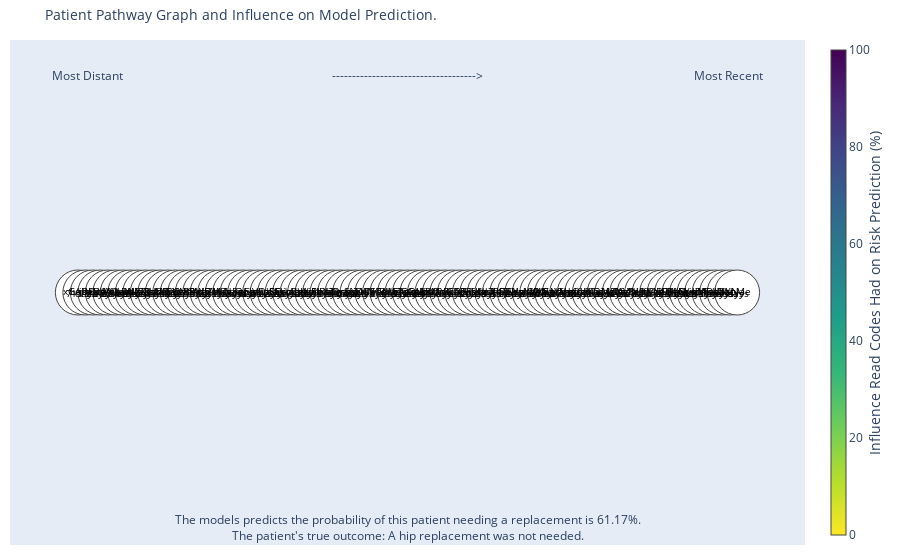

The code cell stored with this chart in its notebook:
### Code cell
ga.plot_edge_act_plotly(edge_pos_df, pos_df, read_code_pos_df, years_in_advance, logits, outcome, filename='edge_activation_graph')

### Figure 1 — Plotly figure (JSON) as saved in the notebook; plotly's stock layout.template omitted (floating-point values rounded to 4 significant figures)
{"data": [{"hoverinfo": "none", "line": {"color": "#f8e621", "width": 8}, "mode": "lines", "type": "scatter", "x": [0, 1, null], "y": [0, 0, null]}, {"hoverinfo": "none", "line": {"color": "#efe51c", "width": 8}, "mode": "lines", "type": "scatter", "x": [1, 2, null], "y": [0, 0, null]}, {"hoverinfo": "none", "line": {"color": "#fde725", "width": 8}, "mode": "lines", "type": "scatter", "x": [2, 3, null], "y": [0, 0, null]}, {"hoverinfo": "none", "line": {"color": "#fde725", "width": 8}, "mode": "lines", "type": "scatter", "x": [3, 4, null], "y": [0, 0, null]}, {"hoverinfo": "none", "line": {"color": "#dfe318", "width": 8}, "mode": "lines", "type": "scatter", "x": [4, 5, null], "y": [0, 0, null]}, {"hoverinfo": "none", "line": {"color": "#fde725", "width": 8}, "mode": "lines", "type": "scatter", "x": [5, 6, null], "y": [0, 0, null]}, {"hoverinfo": "none", "line": {"color": "#f6e620", "width": 8}, "mode": "lines", "type": "scatter", "x": [6, 7, null], "y": [0, 0, null]}, {"hoverinfo": "none", "line": {"color": "#fde725", "width": 8}, "mode": "lines", "type": "scatter", "x": [7, 8, null], "y": [0, 0, null]}, {"hoverinfo": "none", "line": {"color": "#fde725", "width": 8}, "mode": "lines", "type": "scatter", "x": [8, 9, null], "y": [0, 0, null]}, {"hoverinfo": "none", "line": {"color": "#fde725", "width": 8}, "mode": "lines", "type": "scatter", "x": [9, 10, null], "y": [0, 0, null]}, {"hoverinfo": "none", "line": {"color": "#ece51b", "width": 8}, "mode": "lines", "type": "scatter", "x": [10, 11, null], "y": [0, 0, null]}, {"hoverinfo": "none", "line": {"color": "#fde725", "width": 8}, "mode": "lines", "type": "scatter", "x": [11, 12, null], "y": [0, 0, null]}, {"hoverinfo": "none", "line": {"color": "#fde725", "width": 8}, "mode": "lines", "type": "scatter", "x": [12, 13, null], "y": [0, 0, null]}, {"hoverinfo": "none", "line": {"color": "#fde725", "width": 8}, "mode": "lines", "type": "scatter", "x": [13, 14, null], "y": [0, 0, null]}, {"hoverinfo": "none", "line": {"color": "#e5e419", "width": 8}, "mode": "lines", "type": "scatter", "x": [14, 15, null], "y": [0, 0, null]}, {"hoverinfo": "none", "line": {"color": "#fde725", "width": 8}, "mode": "lines", "type": "scatter", "x": [15, 16, null], "y": [0, 0, null]}, {"hoverinfo": "none", "line": {"color": "#fde725", "width": 8}, "mode": "lines", "type": "scatter", "x": [16, 17, null], "y": [0, 0, null]}, {"hoverinfo": "none", "line": {"color": "#d2e21b", "width": 8}, "mode": "lines", "type": "scatter", "x": [17, 18, null], "y": [0, 0, null]}, {"hoverinfo": "none", "line": {"color": "#fde725", "width": 8}, "mode": "lines", "type": "scatter", "x": [18, 19, null], "y": [0, 0, null]}, {"hoverinfo": "none", "line": {"color": "#fde725", "width": 8}, "mode": "lines", "type": "scatter", "x": [19, 20, null], "y": [0, 0, null]}, {"hoverinfo": "none", "line": {"color": "#fde725", "width": 8}, "mode": "lines", "type": "scatter", "x": [20, 21, null], "y": [0, 0, null]}, {"hoverinfo": "none", "line": {"color": "#fde725", "width": 8}, "mode": "lines", "type": "scatter", "x": [21, 22, null], "y": [0, 0, null]}, {"hoverinfo": "none", "line": {"color": "#fde725", "width": 8}, "mode": "lines", "type": "scatter", "x": [22, 23, null], "y": [0, 0, null]}, {"hoverinfo": "none", "line": {"color": "#fde725", "width": 8}, "mode": "lines", "type": "scatter", "x": [23, 24, null], "y": [0, 0, null]}, {"hoverinfo": "none", "line": {"color": "#fde725", "width": 8}, "mode": "lines", "type": "scatter", "x": [24, 25, null], "y": [0, 0, null]}, {"hoverinfo": "none", "line": {"color": "#ece51b", "width": 8}, "mode": "lines", "type": "scatter", "x": [25, 26, null], "y": [0, 0, null]}, {"hoverinfo": "none", "line": {"color": "#fde725", "width": 8}, "mode": "lines", "type": "scatter", "x": [26, 27, null], "y": [0, 0, null]}, {"hoverinfo": "none", "line": {"color": "#fde725", "width": 8}, "mode": "lines", "type": "scatter", "x": [27, 28, null], "y": [0, 0, null]}, {"hoverinfo": "none", "line": {"color": "#ece51b", "width": 8}, "mode": "lines", "type": "scatter", "x": [28, 29, null], "y": [0, 0, null]}, {"hoverinfo": "none", "line": {"color": "#e5e419", "width": 8}, "mode": "lines", "type": "scatter", "x": [29, 30, null], "y": [0, 0, null]}, {"hoverinfo": "none", "line": {"color": "#fde725", "width": 8}, "mode": "lines", "type": "scatter", "x": [30, 31, null], "y": [0, 0, null]}, {"hoverinfo": "none", "line": {"color": "#ece51b", "width": 8}, "mode": "lines", "type": "scatter", "x": [31, 32, null], "y": [0, 0, null]}, {"hoverinfo": "none", "line": {"color": "#fde725", "width": 8}, "mode": "lines", "type": "scatter", "x": [32, 33, null], "y": [0, 0, null]}, {"hoverinfo": "none", "line": {"color": "#fbe723", "width": 8}, "mode": "lines", "type": "scatter", "x": [33, 34, null], "y": [0, 0, null]}, {"hoverinfo": "none", "line": {"color": "#f4e61e", "width": 8}, "mode": "lines", "type": "scatter", "x": [34, 35, null], "y": [0, 0, null]}, {"hoverinfo": "none", "line": {"color": "#fde725", "width": 8}, "mode": "lines", "type": "scatter", "x": [35, 36, null], "y": [0, 0, null]}, {"hoverinfo": "none", "line": {"color": "#fde725", "width": 8}, "mode": "lines", "type": "scatter", "x": [36, 37, null], "y": [0, 0, null]}, {"hoverinfo": "none", "line": {"color": "#fde725", "width": 8}, "mode": "lines", "type": "scatter", "x": [37, 38, null], "y": [0, 0, null]}, {"hoverinfo": "none", "line": {"color": "#fde725", "width": 8}, "mode": "lines", "type": "scatter", "x": [38, 39, null], "y": [0, 0, null]}, {"hoverinfo": "none", "line": {"color": "#dde318", "width": 8}, "mode": "lines", "type": "scatter", "x": [39, 40, null], "y": [0, 0, null]}, {"hoverinfo": "none", "line": {"color": "#e5e419", "width": 8}, "mode": "lines", "type": "scatter", "x": [40, 41, null], "y": [0, 0, null]}, {"hoverinfo": "none", "line": {"color": "#bade28", "width": 8}, "mode": "lines", "type": "scatter", "x": [41, 42, null], "y": [0, 0, null]}, {"hoverinfo": "none", "line": {"color": "#fde725", "width": 8}, "mode": "lines", "type": "scatter", "x": [42, 43, null], "y": [0, 0, null]}, {"hoverinfo": "none", "line": {"color": "#fde725", "width": 8}, "mode": "lines", "type": "scatter", "x": [43, 44, null], "y": [0, 0, null]}, {"hoverinfo": "none", "line": {"color": "#fde725", "width": 8}, "mode": "lines", "type": "scatter", "x": [44, 45, null], "y": [0, 0, null]}, {"hoverinfo": "none", "line": {"color": "#fde725", "width": 8}, "mode": "lines", "type": "scatter", "x": [45, 46, null], "y": [0, 0, null]}, {"hoverinfo": "none", "line": {"color": "#fde725", "width": 8}, "mode": "lines", "type": "scatter", "x": [46, 47, null], "y": [0, 0, null]}, {"hoverinfo": "none", "line": {"color": "#fde725", "width": 8}, "mode": "lines", "type": "scatter", "x": [47, 48, null], "y": [0, 0, null]}, {"hoverinfo": "none", "line": {"color": "#fde725", "width": 8}, "mode": "lines", "type": "scatter", "x": [48, 49, null], "y": [0, 0, null]}, {"hoverinfo": "none", "line": {"color": "#f8e621", "width": 8}, "mode": "lines", "type": "scatter", "x": [49, 50, null], "y": [0, 0, null]}, {"hoverinfo": "none", "line": {"color": "#d2e21b", "width": 8}, "mode": "lines", "type": "scatter", "x": [50, 51, null], "y": [0, 0, null]}, {"hoverinfo": "none", "line": {"color": "#fde725", "width": 8}, "mode": "lines", "type": "scatter", "x": [51, 52, null], "y": [0, 0, null]}, {"hoverinfo": "none", "line": {"color": "#fde725", "width": 8}, "mode": "lines", "type": "scatter", "x": [52, 53, null], "y": [0, 0, null]}, {"hoverinfo": "none", "line": {"color": "#fde725", "width": 8}, "mode": "lines", "type": "scatter", "x": [53, 54, null], "y": [0, 0, null]}, {"hoverinfo": "none", "line": {"color": "#fde725", "width": 8}, "mode": "lines", "type": "scatter", "x": [54, 55, null], "y": [0, 0, null]}, {"hoverinfo": "none", "line": {"color": "#fde725", "width": 8}, "mode": "lines", "type": "scatter", "x": [55, 56, null], "y": [0, 0, null]}, {"hoverinfo": "none", "line": {"color": "#fde725", "width": 8}, "mode": "lines", "type": "scatter", "x": [56, 57, null], "y": [0, 0, null]}, {"hoverinfo": "none", "line": {"color": "#fde725", "width": 8}, "mode": "lines", "type": "scatter", "x": [57, 58, null], "y": [0, 0, null]}, {"hoverinfo": "none", "line": {"color": "#dde318", "width": 8}, "mode": "lines", "type": "scatter", "x": [58, 59, null], "y": [0, 0, null]}, {"hoverinfo": "none", "line": {"color": "#fde725", "width": 8}, "mode": "lines", "type": "scatter", "x": [59, 60, null], "y": [0, 0, null]}, {"hoverinfo": "none", "line": {"color": "#f6e620", "width": 8}, "mode": "lines", "type": "scatter", "x": [60, 61, null], "y": [0, 0, null]}, {"hoverinfo": "none", "line": {"color": "#fde725", "width": 8}, "mode": "lines", "type": "scatter", "x": [61, 62, null], "y": [0, 0, null]}, {"hoverinfo": "none", "line": {"color": "#fde725", "width": 8}, "mode": "lines", "type": "scatter", "x": [62, 63, null], "y": [0, 0, null]}, {"hoverinfo": "none", "line": {"color": "#f6e620", "width": 8}, "mode": "lines", "type": "scatter", "x": [63, 64, null], "y": [0, 0, null]}, {"hoverinfo": "none", "line": {"color": "#fde725", "width": 8}, "mode": "lines", "type": "scatter", "x": [64, 65, null], "y": [0, 0, null]}, {"hoverinfo": "none", "line": {"color": "#fde725", "width": 8}, "mode": "lines", "type": "scatter", "x": [65, 66, null], "y": [0, 0, null]}, {"hoverinfo": "none", "line": {"color": "#fde725", "width": 8}, "mode": "lines", "type": "scatter", "x": [66, 67, null], "y": [0, 0, null]}, {"hoverinfo": "none", "line": {"color": "#fde725", "width": 8}, "mode": "lines", "type": "scatter", "x": [67, 68, null], "y": [0, 0, null]}, {"hoverinfo": "none", "line": {"color": "#fde725", "width": 8}, "mode": "lines", "type": "scatter", "x": [68, 69, null], "y": [0, 0, null]}, {"hoverinfo": "none", "line": {"color": "#fde725", "width": 8}, "mode": "lines", "type": "scatter", "x": [69, 70, null], "y": [0, 0, null]}, {"hoverinfo": "none", "line": {"color": "#fde725", "width": 8}, "mode": "lines", "type": "scatter", "x": [70, 71, null], "y": [0, 0, null]}, {"hoverinfo": "none", "line": {"color": "#f8e621", "width": 8}, "mode": "lines", "type": "scatter", "x": [71, 72, null], "y": [0, 0, null]}, {"hoverinfo": "none", "line": {"color": "#fde725", "width": 8}, "mode": "lines", "type": "scatter", "x": [72, 73, null], "y": [0, 0, null]}, {"hoverinfo": "none", "line": {"color": "#e2e418", "width": 8}, "mode": "lines", "type": "scatter", "x": [73, 74, null], "y": [0, 0, null]}, {"hoverinfo": "none", "line": {"color": "#fde725", "width": 8}, "mode": "lines", "type": "scatter", "x": [74, 75, null], "y": [0, 0, null]}, {"hoverinfo": "none", "line": {"color": "#fde725", "width": 8}, "mode": "lines", "type": "scatter", "x": [75, 76, null], "y": [0, 0, null]}, {"hoverinfo": "none", "line": {"color": "#cae11f", "width": 8}, "mode": "lines", "type": "scatter", "x": [76, 77, null], "y": [0, 0, null]}, {"hoverinfo": "none", "line": {"color": "#fde725", "width": 8}, "mode": "lines", "type": "scatter", "x": [77, 78, null], "y": [0, 0, null]}, {"hoverinfo": "none", "line": {"color": "#d8e219", "width": 8}, "mode": "lines", "type": "scatter", "x": [78, 79, null], "y": [0, 0, null]}, {"hoverinfo": "none", "line": {"color": "#fde725", "width": 8}, "mode": "lines", "type": "scatter", "x": [79, 80, null], "y": [0, 0, null]}, {"hoverinfo": "none", "line": {"color": "#fde725", "width": 8}, "mode": "lines", "type": "scatter", "x": [80, 81, null], "y": [0, 0, null]}, {"hoverinfo": "none", "line": {"color": "#fbe723", "width": 8}, "mode": "lines", "type": "scatter", "x": [81, 82, null], "y": [0, 0, null]}, {"hoverinfo": "none", "line": {"color": "#fde725", "width": 8}, "mode": "lines", "type": "scatter", "x": [82, 83, null], "y": [0, 0, null]}, {"hoverinfo": "none", "line": {"color": "#f6e620", "width": 8}, "mode": "lines", "type": "scatter", "x": [83, 84, null], "y": [0, 0, null]}, {"hoverinfo": "none", "line": {"color": "#fde725", "width": 8}, "mode": "lines", "type": "scatter", "x": [84, 85, null], "y": [0, 0, null]}, {"hoverinfo": "none", "line": {"color": "#fde725", "width": 8}, "mode": "lines", "type": "scatter", "x": [85, 86, null], "y": [0, 0, null]}, {"hoverinfo": "none", "line": {"color": "#fde725", "width": 8}, "mode": "lines", "type": "scatter", "x": [86, 87, null], "y": [0, 0, null]}, {"hoverinfo": "none", "line": {"color": "#fbe723", "width": 8}, "mode": "lines", "type": "scatter", "x": [87, 88, null], "y": [0, 0, null]}, {"hoverinfo": "text", "hovertext": ["302 ReadCode descript here", "421 ReadCode descript here", "149 ReadCode descript here", "337 ReadCode descript here", "202 ReadCode descript here", "317 ReadCode descript here", "246 ReadCode descript here", "275 ReadCode descript here", "53 ReadCode descript here", "250 ReadCode descript here", "143 ReadCode descript here", "464 ReadCode descript here", "301 ReadCode descript here", "272 ReadCode descript here", "320 ReadCode descript here", "482 ReadCode descript here", "156 ReadCode descript here", "136 ReadCode descript here", "324 ReadCode descript here", "378 ReadCode descript here", "508 ReadCode descript here", "nan", "97 ReadCode descript here", "392 ReadCode descript here", "385 ReadCode descript here", "226 ReadCode descript here", "396 ReadCode descript here", "391 ReadCode descript here", "180 ReadCode descript here", "77 ReadCode descript here", "368 ReadCode descript here", "61 ReadCode descript here", "159 ReadCode descript here", "263 ReadCode descript here", "434 ReadCode descript here", "58 ReadCode descript here", "494 ReadCode descript here", "391 ReadCode descript here", "124 ReadCode descript here", "320 ReadCode descript here", "231 ReadCode descript here", "376 ReadCode descript here", "233 ReadCode descript here", "474 ReadCode descript here", "415 ReadCode descript here", "307 ReadCode descript here", "331 ReadCode descript here", "254 ReadCode descript here", "304 ReadCode descript here", "121 ReadCode descript here", "224 ReadCode descript here", "364 ReadCode descript here", "373 ReadCode descript here", "318 ReadCode descript here", "100 ReadCode descript here", "437 ReadCode descript here", "485 ReadCode descript here", "464 ReadCode descript here", "256 ReadCode descript here", "28 ReadCode descript here", "162 ReadCode descript here", "437 ReadCode descript here", "303 ReadCode descript here", "28 ReadCode descript here", "401 ReadCode descript here", "165 ReadCode descript here", "415 ReadCode descript here", "150 ReadCode descript here", "195 ReadCode descript here", "228 ReadCode descript here", "16 ReadCode descript here", "124 ReadCode descript here", "370 ReadCode descript here", "123 ReadCode descript here", "352 ReadCode descript here", "258 ReadCode descript here", "281 ReadCode descript here", "8 ReadCode descript here", "282 ReadCode descript here", "269 ReadCode descript here", "27 ReadCode descript here", "158 ReadCode descript here", "110 ReadCode descript here", "487 ReadCode descript here", "300 ReadCode descript here", "317 ReadCode descript here", "443 ReadCode descript here", "48 ReadCode descript here", "458 ReadCode descript here"], "marker": {"cmax": 100, "cmin": 0, "color": "white", "colorbar": {"thickness": 15, "title": {"side": "right", "text": "Influence Read Codes Had on Risk Prediction (%)"}, "xanchor": "left"}, "colorscale": [[0, "#440154"], [0.1111, "#482878"], [0.2222, "#3e4989"], [0.3333, "#31688e"], [0.4444, "#26828e"], [0.5556, "#1f9e89"], [0.6667, "#35b779"], [0.7778, "#6ece58"], [0.8889, "#b5de2b"], [1, "#fde725"]], "line": {"width": 1}, "reversescale": true, "showscale": true, "size": 45}, "mode": "markers+text", "text": ["xGADL", "LopeD", "jhEoq", "UNAVj", "oiAlo", "WoLdx", "VABtL", "LaWPZ", "coXKt", "WaZbN", "ZRdcV", "hCiSv", "kIRvO", "cBYzB", "THNCA", "wXRys", "tVcIF", "fIWOM", "rgZWT", "luygc", "hvNFe", "nan", "eQbis", "iyxnl", "FlVOh", "uHuRE", "LpFCU", "Slpjn", "fwoEy", "crUbY", "abKxE", "ggiRL", "kymuj", "lIRhH", "pXTwz", "odmbV", "Qrusw", "Slpjn", "jjWTy", "THNCA", "LlHBH", "ETaUp", "pUVZQ", "cETiG", "orgQU", "ApmRP", "kAvxY", "aAXMY", "jnQdK", "xCaCG", "rEcAF", "GsQFI", "TcHeL", "Bisdk", "SKrlZ", "hoXIj", "riPSv", "hCiSv", "PEIzp", "PWaYV", "HnlQm", "hoXIj", "UYfiz", "PWaYV", "GprNy", "NTner", "orgQU", "hlfcq", "joHTv", "iklia", "YQMzI", "jjWTy", "yjfAV", "OfySx", "XeNHd", "YggfK", "NPwNl", "bCner", "jABDN", "pEBLG", "Bijnp", "JVMwZ", "BYyhk", "jIcrE", "uMpkD", "WoLdx", "DdXXN", "UIobM", "Acyae"], "textfont": {"color": "black", "size": 10}, "textposition": "middle center", "type": "scatter", "x": [0, 1, 2, 3, 4, 5, 6, 7, 8, 9, 10, 11, 12, 13, 14, 15, 16, 17, 18, 19, 20, 21, 22, 23, 24, 25, 26, 27, 28, 29, 30, 31, 32, 33, 34, 35, 36, 37, 38, 39, 40, 41, 42, 43, 44, 45, 46, 47, 48, 49, 50, 51, 52, 53, 54, 55, 56, 57, 58, 59, 60, 61, 62, 63, 64, 65, 66, 67, 68, 69, 70, 71, 72, 73, 74, 75, 76, 77, 78, 79, 80, 81, 82, 83, 84, 85, 86, 87, 88], "y": [0, 0, 0, 0, 0, 0, 0, 0, 0, 0, 0, 0, 0, 0, 0, 0, 0, 0, 0, 0, 0, 0, 0, 0, 0, 0, 0, 0, 0, 0, 0, 0, 0, 0, 0, 0, 0, 0, 0, 0, 0, 0, 0, 0, 0, 0, 0, 0, 0, 0, 0, 0, 0, 0, 0, 0, 0, 0, 0, 0, 0, 0, 0, 0, 0, 0, 0, 0, 0, 0, 0, 0, 0, 0, 0, 0, 0, 0, 0, 0, 0, 0, 0, 0, 0, 0, 0, 0, 0]}], "layout": {"annotations": [{"align": "center", "font": {"color": "#020202", "size": 10}, "showarrow": false, "text": "7 days", "x": 0.5, "y": 0}, {"align": "center", "font": {"color": "#070707", "size": 10}, "showarrow": false, "text": "11 days", "x": 1.5, "y": 0}, {"align": "center", "font": {"color": "#000000", "size": 10}, "showarrow": false, "text": "19 days", "x": 2.5, "y": 0}, {"align": "center", "font": {"color": "#000000", "size": 10}, "showarrow": false, "text": "22 days", "x": 3.5, "y": 0}, {"align": "center", "font": {"color": "#0e0e0e", "size": 10}, "showarrow": false, "text": "17 days", "x": 4.5, "y": 0}, {"align": "center", "font": {"color": "#000000", "size": 10}, "showarrow": false, "text": "27 days", "x": 5.5, "y": 0}, {"align": "center", "font": {"color": "#030303", "size": 10}, "showarrow": false, "text": "14 days", "x": 6.5, "y": 0}, {"align": "center", "font": {"color": "#000000", "size": 10}, "showarrow": false, "text": "16 days", "x": 7.5, "y": 0}, {"align": "center", "font": {"color": "#000000", "size": 10}, "showarrow": false, "text": "5 days", "x": 8.5, "y": 0}, {"align": "center", "font": {"color": "#000000", "size": 10}, "showarrow": false, "text": "1 days", "x": 9.5, "y": 0}, {"align": "center", "font": {"color": "#080808", "size": 10}, "showarrow": false, "text": "24 days", "x": 10.5, "y": 0}, {"align": "center", "font": {"color": "#000000", "size": 10}, "showarrow": false, "text": "17 days", "x": 11.5, "y": 0}, {"align": "center", "font": {"color": "#000000", "size": 10}, "showarrow": false, "text": "8 days", "x": 12.5, "y": 0}, {"align": "center", "font": {"color": "#000000", "size": 10}, "showarrow": false, "text": "8 days", "x": 13.5, "y": 0}, {"align": "center", "font": {"color": "#0c0c0c", "size": 10}, "showarrow": false, "text": "23 days", "x": 14.5, "y": 0}, {"align": "center", "font": {"color": "#000000", "size": 10}, "showarrow": false, "text": "27 days", "x": 15.5, "y": 0}, {"align": "center", "font": {"color": "#000000", "size": 10}, "showarrow": false, "text": "0 days", "x": 16.5, "y": 0}, {"align": "center", "font": {"color": "#141414", "size": 10}, "showarrow": false, "text": "16 days", "x": 17.5, "y": 0}, {"align": "center", "font": {"color": "#000000", "size": 10}, "showarrow": false, "text": "23 days", "x": 18.5, "y": 0}, {"align": "center", "font": {"color": "#000000", "size": 10}, "showarrow": false, "text": "21 days", "x": 19.5, "y": 0}, {"align": "center", "font": {"color": "#000000", "size": 10}, "showarrow": false, "text": "1 days", "x": 20.5, "y": 0}, {"align": "center", "font": {"color": "#000000", "size": 10}, "showarrow": false, "text": "13 days", "x": 21.5, "y": 0}, {"align": "center", "font": {"color": "#000000", "size": 10}, "showarrow": false, "text": "4 days", "x": 22.5, "y": 0}, {"align": "center", "font": {"color": "#000000", "size": 10}, "showarrow": false, "text": "14 days", "x": 23.5, "y": 0}, {"align": "center", "font": {"color": "#000000", "size": 10}, "showarrow": false, "text": "24 days", "x": 24.5, "y": 0}, {"align": "center", "font": {"color": "#080808", "size": 10}, "showarrow": false, "text": "20 days", "x": 25.5, "y": 0}, {"align": "center", "font": {"color": "#000000", "size": 10}, "showarrow": false, "text": "22 days", "x": 26.5, "y": 0}, {"align": "center", "font": {"color": "#000000", "size": 10}, "showarrow": false, "text": "2 days", "x": 27.5, "y": 0}, {"align": "center", "font": {"color": "#080808", "size": 10}, "showarrow": false, "text": "21 days", "x": 28.5, "y": 0}, {"align": "center", "font": {"color": "#0c0c0c", "size": 10}, "showarrow": false, "text": "17 days", "x": 29.5, "y": 0}, {"align": "center", "font": {"color": "#000000", "size": 10}, "showarrow": false, "text": "3 days", "x": 30.5, "y": 0}, {"align": "center", "font": {"color": "#080808", "size": 10}, "showarrow": false, "text": "23 days", "x": 31.5, "y": 0}, {"align": "center", "font": {"color": "#000000", "size": 10}, "showarrow": false, "text": "17 days", "x": 32.5, "y": 0}, {"align": "center", "font": {"color": "#010101", "size": 10}, "showarrow": false, "text": "15 days", "x": 33.5, "y": 0}, {"align": "center", "font": {"color": "#050505", "size": 10}, "showarrow": false, "text": "11 days", "x": 34.5, "y": 0}, {"align": "center", "font": {"color": "#000000", "size": 10}, "showarrow": false, "text": "3 days", "x": 35.5, "y": 0}, {"align": "center", "font": {"color": "#000000", "size": 10}, "showarrow": false, "text": "4 days", "x": 36.5, "y": 0}, {"align": "center", "font": {"color": "#000000", "size": 10}, "showarrow": false, "text": "4 days", "x": 37.5, "y": 0}, {"align": "center", "font": {"color": "#000000", "size": 10}, "showarrow": false, "text": "22 days", "x": 38.5, "y": 0}, {"align": "center", "font": {"color": "#0f0f0f", "size": 10}, "showarrow": false, "text": "26 days", "x": 39.5, "y": 0}, {"align": "center", "font": {"color": "#0c0c0c", "size": 10}, "showarrow": false, "text": "17 days", "x": 40.5, "y": 0}, {"align": "center", "font": {"color": "#1e1e1e", "size": 10}, "showarrow": false, "text": "26 days", "x": 41.5, "y": 0}, {"align": "center", "font": {"color": "#000000", "size": 10}, "showarrow": false, "text": "0 days", "x": 42.5, "y": 0}, {"align": "center", "font": {"color": "#000000", "size": 10}, "showarrow": false, "text": "13 days", "x": 43.5, "y": 0}, {"align": "center", "font": {"color": "#000000", "size": 10}, "showarrow": false, "text": "12 days", "x": 44.5, "y": 0}, {"align": "center", "font": {"color": "#000000", "size": 10}, "showarrow": false, "text": "7 days", "x": 45.5, "y": 0}, {"align": "center", "font": {"color": "#000000", "size": 10}, "showarrow": false, "text": "9 days", "x": 46.5, "y": 0}, {"align": "center", "font": {"color": "#000000", "size": 10}, "showarrow": false, "text": "27 days", "x": 47.5, "y": 0}, {"align": "center", "font": {"color": "#000000", "size": 10}, "showarrow": false, "text": "1 days", "x": 48.5, "y": 0}, {"align": "center", "font": {"color": "#020202", "size": 10}, "showarrow": false, "text": "7 days", "x": 49.5, "y": 0}, {"align": "center", "font": {"color": "#141414", "size": 10}, "showarrow": false, "text": "30 days", "x": 50.5, "y": 0}, {"align": "center", "font": {"color": "#000000", "size": 10}, "showarrow": false, "text": "6 days", "x": 51.5, "y": 0}, {"align": "center", "font": {"color": "#000000", "size": 10}, "showarrow": false, "text": "3 days", "x": 52.5, "y": 0}, {"align": "center", "font": {"color": "#000000", "size": 10}, "showarrow": false, "text": "20 days", "x": 53.5, "y": 0}, {"align": "center", "font": {"color": "#000000", "size": 10}, "showarrow": false, "text": "2 days", "x": 54.5, "y": 0}, {"align": "center", "font": {"color": "#000000", "size": 10}, "showarrow": false, "text": "29 days", "x": 55.5, "y": 0}, {"align": "center", "font": {"color": "#000000", "size": 10}, "showarrow": false, "text": "13 days", "x": 56.5, "y": 0}, {"align": "center", "font": {"color": "#000000", "size": 10}, "showarrow": false, "text": "13 days", "x": 57.5, "y": 0}, {"align": "center", "font": {"color": "#0f0f0f", "size": 10}, "showarrow": false, "text": "27 days", "x": 58.5, "y": 0}, {"align": "center", "font": {"color": "#000000", "size": 10}, "showarrow": false, "text": "20 days", "x": 59.5, "y": 0}, {"align": "center", "font": {"color": "#030303", "size": 10}, "showarrow": false, "text": "13 days", "x": 60.5, "y": 0}, {"align": "center", "font": {"color": "#000000", "size": 10}, "showarrow": false, "text": "25 days", "x": 61.5, "y": 0}, {"align": "center", "font": {"color": "#000000", "size": 10}, "showarrow": false, "text": "14 days", "x": 62.5, "y": 0}, {"align": "center", "font": {"color": "#030303", "size": 10}, "showarrow": false, "text": "18 days", "x": 63.5, "y": 0}, {"align": "center", "font": {"color": "#000000", "size": 10}, "showarrow": false, "text": "14 days", "x": 64.5, "y": 0}, {"align": "center", "font": {"color": "#000000", "size": 10}, "showarrow": false, "text": "27 days", "x": 65.5, "y": 0}, {"align": "center", "font": {"color": "#000000", "size": 10}, "showarrow": false, "text": "6 days", "x": 66.5, "y": 0}, {"align": "center", "font": {"color": "#000000", "size": 10}, "showarrow": false, "text": "15 days", "x": 67.5, "y": 0}, {"align": "center", "font": {"color": "#000000", "size": 10}, "showarrow": false, "text": "27 days", "x": 68.5, "y": 0}, {"align": "center", "font": {"color": "#000000", "size": 10}, "showarrow": false, "text": "0 days", "x": 69.5, "y": 0}, {"align": "center", "font": {"color": "#000000", "size": 10}, "showarrow": false, "text": "13 days", "x": 70.5, "y": 0}, {"align": "center", "font": {"color": "#020202", "size": 10}, "showarrow": false, "text": "6 days", "x": 71.5, "y": 0}, {"align": "center", "font": {"color": "#000000", "size": 10}, "showarrow": false, "text": "24 days", "x": 72.5, "y": 0}, {"align": "center", "font": {"color": "#0d0d0d", "size": 10}, "showarrow": false, "text": "21 days", "x": 73.5, "y": 0}, {"align": "center", "font": {"color": "#000000", "size": 10}, "showarrow": false, "text": "26 days", "x": 74.5, "y": 0}, {"align": "center", "font": {"color": "#000000", "size": 10}, "showarrow": false, "text": "23 days", "x": 75.5, "y": 0}, {"align": "center", "font": {"color": "#171717", "size": 10}, "showarrow": false, "text": "26 days", "x": 76.5, "y": 0}, {"align": "center", "font": {"color": "#000000", "size": 10}, "showarrow": false, "text": "24 days", "x": 77.5, "y": 0}, {"align": "center", "font": {"color": "#111111", "size": 10}, "showarrow": false, "text": "19 days", "x": 78.5, "y": 0}, {"align": "center", "font": {"color": "#000000", "size": 10}, "showarrow": false, "text": "2 days", "x": 79.5, "y": 0}, {"align": "center", "font": {"color": "#000000", "size": 10}, "showarrow": false, "text": "5 days", "x": 80.5, "y": 0}, {"align": "center", "font": {"color": "#010101", "size": 10}, "showarrow": false, "text": "2 days", "x": 81.5, "y": 0}, {"align": "center", "font": {"color": "#000000", "size": 10}, "showarrow": false, "text": "24 days", "x": 82.5, "y": 0}, {"align": "center", "font": {"color": "#030303", "size": 10}, "showarrow": false, "text": "28 days", "x": 83.5, "y": 0}, {"align": "center", "font": {"color": "#000000", "size": 10}, "showarrow": false, "text": "13 days", "x": 84.5, "y": 0}, {"align": "center", "font": {"color": "#000000", "size": 10}, "showarrow": false, "text": "6 days", "x": 85.5, "y": 0}, {"align": "center", "font": {"color": "#000000", "size": 10}, "showarrow": false, "text": "19 days", "x": 86.5, "y": 0}, {"align": "center", "font": {"color": "#010101", "size": 10}, "showarrow": false, "text": "7 days", "x": 87.5, "y": 0}, {"showarrow": false, "text": "The models predicts the probability of this patient needing a replacement is 61.17%.<br>The patient's true outcome: A hip replacement was not needed.", "x": 0.5, "xref": "paper", "y": -0.002, "yref": "paper"}, {"showarrow": false, "text": "Most Recent", "x": 0.95, "xref": "paper", "y": 0.95, "yref": "paper"}, {"showarrow": false, "text": "Most Distant", "x": 0.05, "xref": "paper", "y": 0.95, "yref": "paper"}, {"showarrow": false, "text": "------------------------------------>", "x": 0.5, "xref": "paper", "y": 0.95, "yref": "paper"}], "hovermode": "closest", "margin": {"b": 15, "l": 10, "r": 5, "t": 40}, "showlegend": false, "title": {"font": {"size": 14}, "text": "Patient Pathway Graph and Influence on Model Prediction."}, "xaxis": {"showgrid": false, "showticklabels": false, "zeroline": false}, "yaxis": {"showgrid": false, "showticklabels": false, "zeroline": false}}}
